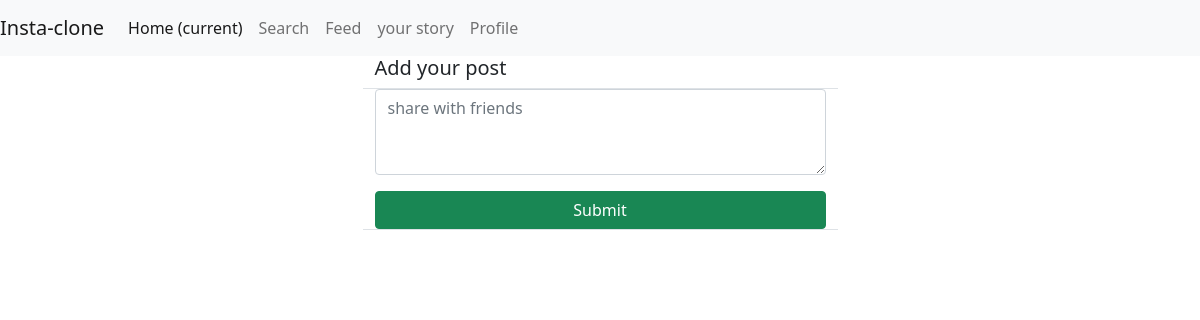
The page /insta/ on the database as committed earlier.
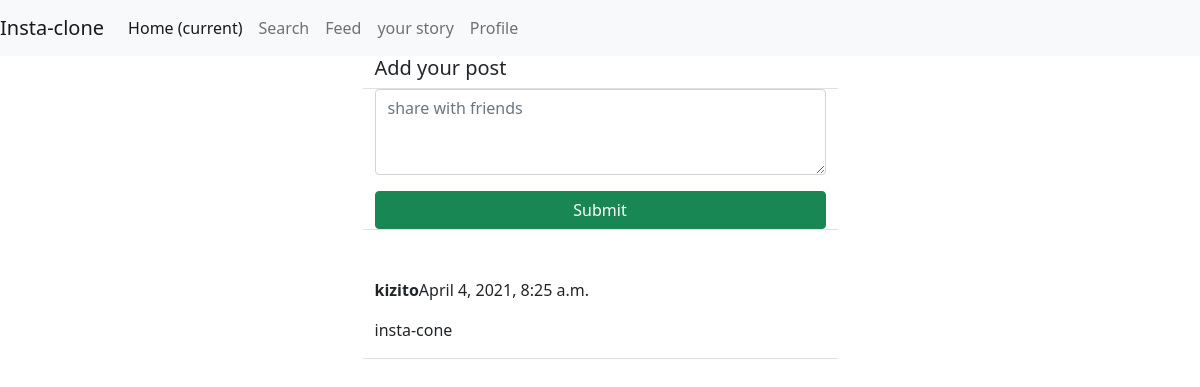
The same page on the database as committed later.
### insta/models.py (models this page shows)
class post(models.Model):
    body = models.TextField()
    created_on = models.DateTimeField(default=timezone.now)
    author = models.ForeignKey(User, on_delete=models.CASCADE)

### insta/views.py (the view, shortened to what this page needs)
# urls.py: path('', PostListView.as_view(), name='post-list'),
class PostListView(View):
    def get(self, request, *args, **kwargs):
        posts = post.objects.all().order_by('created_on')
        form =PostForm()
        context = {
            'post_list': posts,
            'form': form,
        }
        return render(request, 'insta/post_list.html', context)

### insta/forms.py
class PostForm(forms.ModelForm):
    body = forms.CharField(
        label='',
        widget=forms.Textarea(attrs={
            'rows': '3',
            'placeholder': 'share with friends'
        })
    )
    class Meta:
        model = post
        fields = ['body']

### insta/templates/insta/post_list.html (shortened to what this page needs)
{% extends 'gram/base.html' %}
{% load crispy_forms_tags %}
{%  block content %}
<div class="container">
    <div class="row justify-content-center mt3">
        <div class="col-md-5 col-sm-12 border-bottom">
           <h5>Add your post</h5>
        </div>
    </div>
    <div class="row justify-content-center mt3 mb-5">
        <div class="col-md-5 col-sm-12 border-bottom">
           <form method="POST">
               {{ form | crispy }}
               <div class="d-grid gap-2">
                   <button class="btn btn-success mt-3">Submit</button>
               </div>
           </form>
        </div>
    </div>
    {% for post in post_list %}
    <div class="row justify-content-center mt3">
        <div class="col-md-5 col-sm-12 border-bottom position-relative">
           <p><strong>{{ post.author }}</strong>{{ post.created_on }}</p>
           <p>{{ post.body }}</p>
        </div>
    </div>
    {% endfor %}
</div>
{%  endblock content %}

Rows that differ between the two databases and show on the page:
added post: author "kizito", created_on "April 4, 2021, 8:25 a.m.", body "insta-cone"
